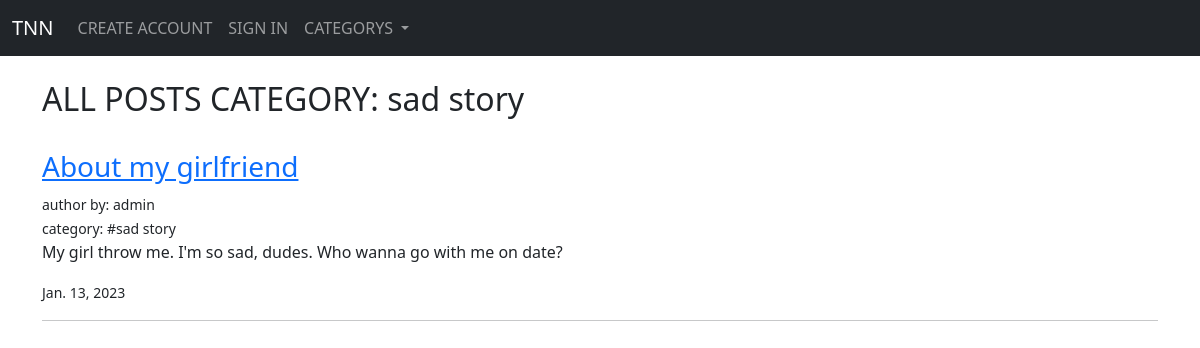
The page /category/sad story/ on the database as committed earlier.
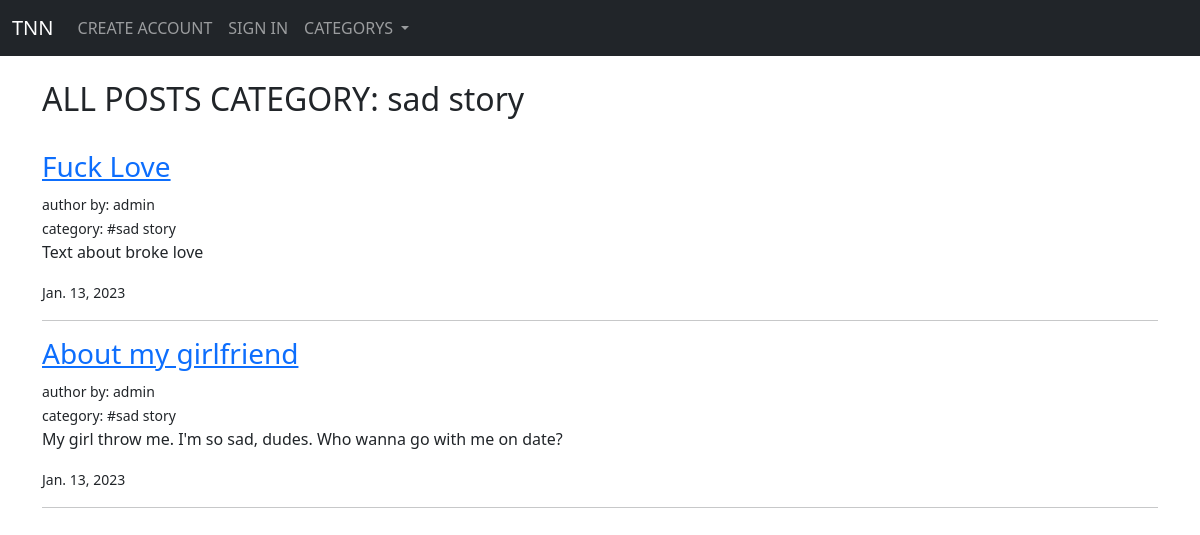
The same page on the database as committed later.
### blogpage/models.py (models this page shows, shortened)
class Post(models.Model):
    title = models.CharField(max_length=255)
    author = models.ForeignKey(User, models.CASCADE)
    body = models.TextField()
    category = models.CharField(max_length=255, default='other')
    post_date = models.DateField(auto_now_add=True)
    post_date_time = models.DateTimeField(auto_now_add=True)

### blogpage/views.py (the view)
# urls.py: path('category/<str:cat>/', CategoryView, name='category'),
def CategoryView(request, cat):
    category_posts = Post.objects.filter(category=cat.replace('-', ' ')).order_by('-post_date_time')
    cat_menu = Category.objects.all()
    return render(request, 'category.html',
    {'categorys_list':category_posts,
    'title_cat':cat.replace('-', ' '),
    'cat_menu': cat_menu,
    })

### blogpage/models.py (called while the page is built)
    def __str__(self) -> str:
        return self.name_category

### blogpage/templates/category.html (shortened to what this page needs)
{% extends "base.html" %}
{% block content %}
{% if categorys_list %}
<h2>ALL POSTS CATEGORY: {{ title_cat }}</h2>
<br>
{% for post in categorys_list %}
    <h3> <a href="{% url 'detail-page' post.pk %}"> {{ post.title }} </a> </h3>
    <small> author by: {{ post.author }} </small>
    <br>
    <small>category: #{{ post.category }}</small>
    <p> {{ post.body|slice:200|safe }} </p>
    <small>{{post.post_date}}</small>
    <hr>
{% endfor %}
{% else %}
<p style="text-align: center;">Oops! I cannot find posts or category :(</p>
{% endif %}
{% endblock %}

### blogpage/templates/base.html (shortened to what this page needs)
<!doctype html>
<html lang="en">
  <head>
    <link href="https://cdn.jsdelivr.net/npm/bootstrap@5.3.0-alpha1/dist/css/bootstrap.min.css" rel="stylesheet">
  </head>
  <body>
    <nav class="navbar navbar-expand-lg bg-dark navbar-dark">
        <div class="container-fluid">
          <a class="navbar-brand" href="{% url 'home-page' %}">TNN</a>
          <div class="collapse navbar-collapse" id="navbarSupportedContent">
            <ul class="navbar-nav me-auto mb-2 mb-lg-0">
              {% if user.is_authenticated %}
              <li class="nav-item">
                <a class="nav-link" href="{% url 'create-post-page' %}"> ADD POST </a>
              </li>
              <li class="nav-item">
                <a class="nav-link" href="{% url 'logout' %}"> LOGOUT </a>
              </li>
              {% else %}
              <li class="nav-item">
                <a class="nav-link" href="{% url 'register' %}"> CREATE ACCOUNT </a>
              </li>
              <li class="nav-item">
                <a class="nav-link" href="{% url 'login' %}"> SIGN IN </a>
              </li>
              {% endif %}
              <li class="nav-item dropdown">
                <a class="nav-link dropdown-toggle" href="#" role="button" data-bs-toggle="dropdown" aria-expanded="false">
                  CATEGORYS
                </a>
              </li>
            </ul>
          </div>
        </div>
      </nav>
    <br>
    <div class="container">
    {% block content %}
    {% endblock %}
    </div>
  </body>
</html>

Rows that differ between the two databases and show on the page:
added Post: title "Fuck Love", author "admin", category "sad story", body "Text about broke love", post_date "Jan. 13, 2023"
